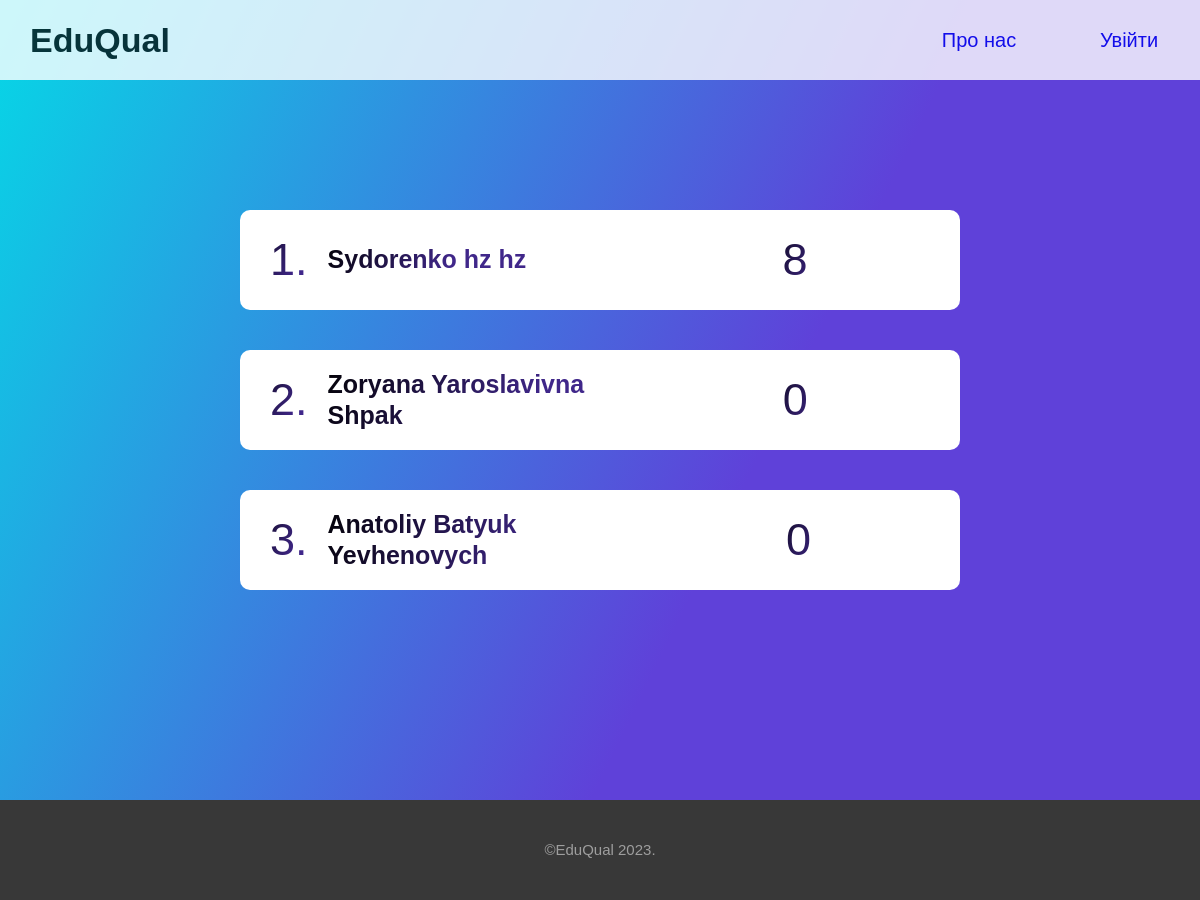
Before: /teachersrating/ with the older database file.
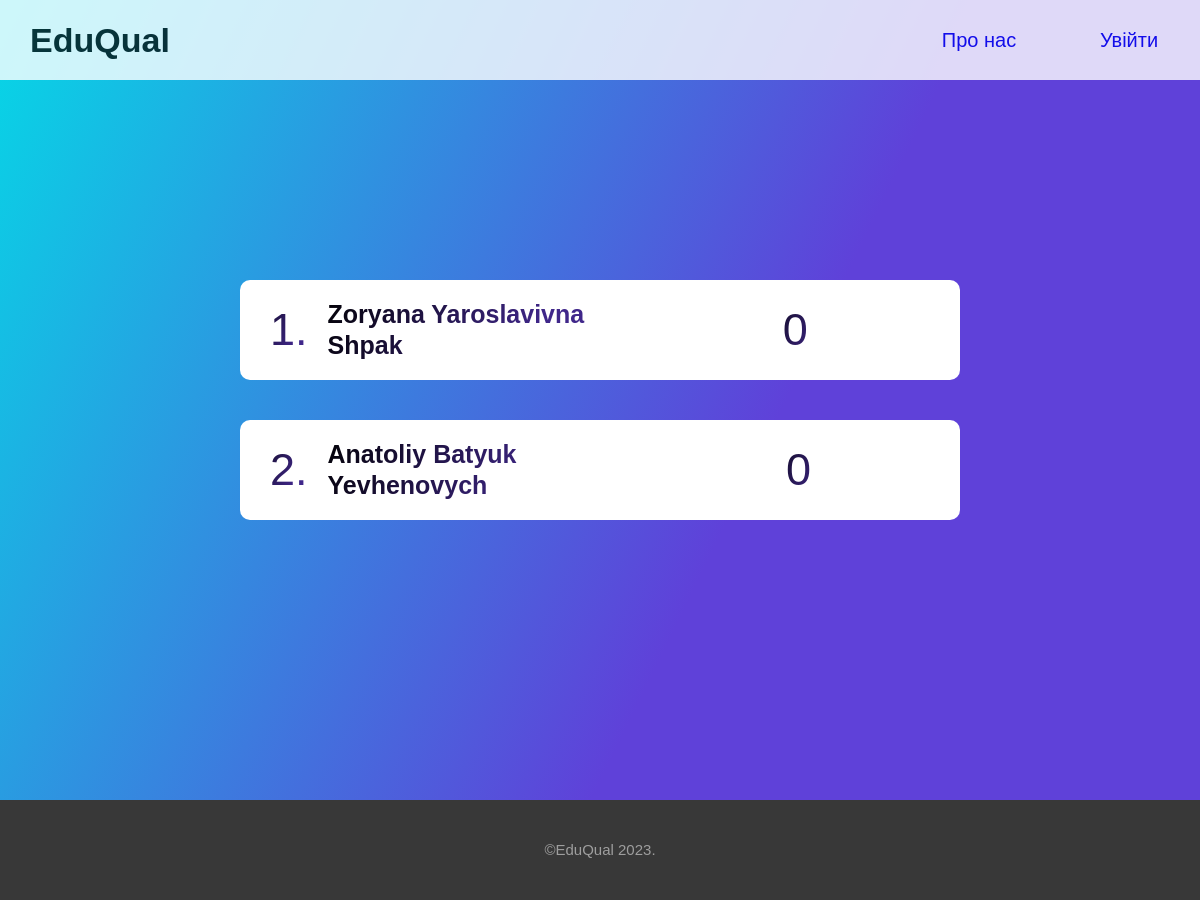
After: the same page with the newer database file.
### poll/models.py (models this page shows, shortened)
class Teacher(models.Model):
    firstname = models.CharField(max_length=30)
    lastname = models.CharField(max_length=30)
    surname = models.CharField(max_length=30)
    score = models.IntegerField(default=0)
    user = models.OneToOneField(User, on_delete=models.CASCADE, null=True, blank=True)
    class Meta:
        verbose_name = "Teacher"
        verbose_name_plural = "Teachers"

### poll/views.py (the view)
# urls.py: path('teachersrating/', teachersRating, name='teachersRating'),
def teachersRating(request):
    context = {}
    context['members'] = Teacher.objects.order_by('score').reverse().all()
    return render(request, 'rating/rating.html', context=context)

### poll/templates/rating/rating.html (shortened to what this page needs)
{% load static %}
<!doctype html>
<html lang="en">
<head>
    <link rel="stylesheet" href="{% static 'style_rating.css' %}">
</head>
<body>
<div class="header disp">
    <div class="logo">
        <a href="{% url 'home' %}" class="logo-text disp"><b>EduQual</b></a>
    </div>
    <div class="menu disp">
        <a class="item" href="#about">Про нас</a>
        {% if user.is_authenticated %}
            <a class="item"  href="{% url 'march' %}">Мерч</a>
            <a class="item" href="{% url 'logout' %}">Вийти</a>
        {% else %}
            <a class="item" href="{% url 'login' %}">Увійти</a>
        {% endif %}
    </div>
</div>
<div class="rating-page disp-centr">
    {% for i in members %}
        <div class="rating disp">
            <div class="info disp">
                <div class="number text">
                    <p>{{ forloop.counter }}.</p>
                </div>
                <div class="name-secondname disp">
                    <p class="text">{{ i.firstname }} {{ i.lastname }} {{ i.surname }}</p>
                </div>
            </div>
            <div class="rating-result disp-centr">
                <div class="mark  text">
                    <p>{{ i.score }}</p>
                </div>
            </div>
        </div>
    {% endfor %}
</div>
<div class="sixth-page">
    <div class="text-six">©EduQual 2023.</div>
</div>
</body>
</html>

Changed rows visible on the page:
removed Teacher: firstname "Sydorenko", lastname "hz", surname "hz", score "8"
